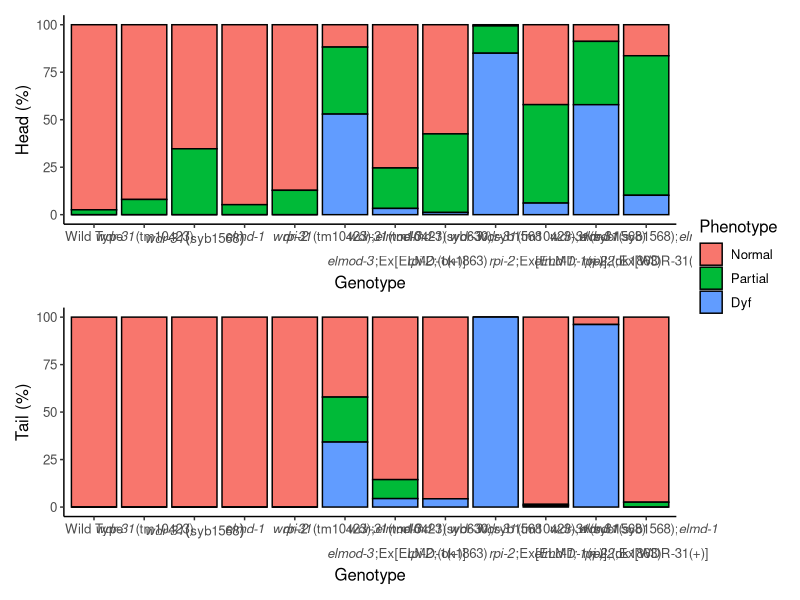
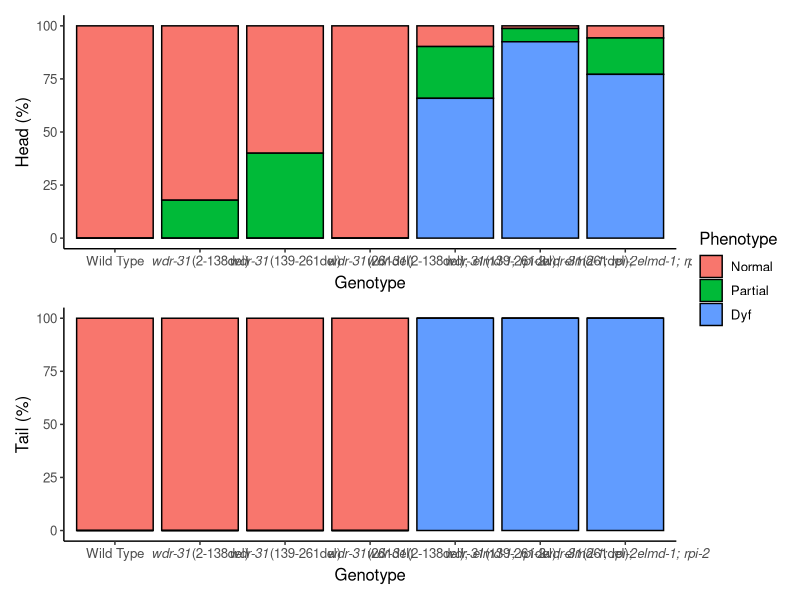

R code for these plots, in order:

library(readxl)
library(ggplot2)
library(patchwork)

dyf<-read_xlsx("./data/Dye_assay.xlsx")
dyf_2<-read_xlsx("./data/Dye_assay.xlsx", 2)
dyf1<-dyf[,c(1,4,5)]
dyf2<-dyf[,c(1,6,7)]
dyf3<-dyf[,c(1,2,3)]

colnames(dyf1)<-dyf1[1,]
colnames(dyf2)<-dyf2[1,]
colnames(dyf3)<-dyf3[1,]
colnames(dyf1)[1]<-"Genotype"
colnames(dyf2)[1]<-"Genotype"
colnames(dyf3)[1]<-"Genotype"

dyf1<-dyf1[-1,]
dyf2<-dyf2[-1,]
dyf3<-dyf3[-1,]

dyf3$Phenotype<-"Normal"
dyf1$Phenotype<-"Partial"
dyf2$Phenotype<-"Dyf"

dyf1$Head<-as.numeric(dyf1$Head)
dyf2$Head<-as.numeric(dyf2$Head)
dyf3$Head<-as.numeric(dyf3$Head)

dyf1$Tail<-as.numeric(dyf1$Tail)
dyf2$Tail<-as.numeric(dyf2$Tail)
dyf3$Tail<-as.numeric(dyf3$Tail)

dyf3$Head_p<-(dyf3$Head*100)/(dyf3$Head + dyf1$Head + dyf2$Head)
dyf1$Head_p<-(dyf1$Head*100)/(dyf3$Head + dyf1$Head + dyf2$Head)
dyf2$Head_p<-(dyf2$Head*100)/(dyf3$Head + dyf1$Head + dyf2$Head)

dyf3$Tail_p<-(dyf3$Tail*100)/(dyf3$Tail + dyf1$Tail + dyf2$Tail)
dyf1$Tail_p<-(dyf1$Tail*100)/(dyf3$Tail + dyf1$Tail + dyf2$Tail)
dyf2$Tail_p<-(dyf2$Tail*100)/(dyf3$Tail + dyf1$Tail + dyf2$Tail)

dyf_last<-rbind(dyf3, dyf1, dyf2)
dyf_last$Phenotype<-factor(dyf_last$Phenotype, levels = unique(dyf_last$Phenotype))
dyf_last$Genotype<-factor(dyf_last$Genotype, levels = c(dyf1$Genotype))


xsub0 <- ~ atop(paste(italic("wdr-31"),"(tm10423);",italic("elmod-3")))
xsub1 <- ~ atop(paste(italic("wdr-31"),"(tm10423)"), paste(italic("elmod-3"), ";Ex[ELMD-1(+)]"))
xsub2 <- ~ atop(paste(italic("elmd-1"),"(syb630)"), paste(italic("rpi-2"),";(ok1863)"))
xsub3 <- ~ atop(paste(italic("wdr-31"),"(tm10423)"), paste(italic("elmd-1; rpi-2")))
xsub4 <- ~ atop(paste(italic("wdr-31"),"(tm10423);",italic("elmd-1")), paste(italic("rpi-2"),";Ex[ELMD-1(+)]"))
xsub5 <- ~ atop(paste(italic("wdr-31"),"(syb1568)"), paste(italic("elmd-1; rpi-2"),";(ok1863)"))
xsub6 <- ~ atop(paste(italic("wdr-31"),"(syb1568);",italic("elmd-1")), paste(italic("rpi-2"),";Ex[WDR-31(+)]"))
xsub3 <- expression(paste(italic("wdr-31"),";syb1568"))


# Plot for head
dyf_head<-ggplot(data = dyf_last, aes(x = Genotype, y = Head_p, fill = Phenotype)) +
  geom_bar(stat = "identity", width = 0.9, color = "black") +
  scale_x_discrete("Genotype", labels = c(expression("Wild Type", 
                                                   paste(italic("wdr-31"),"(tm10423)",sep = "\n"),
                                                   italic("wdr-31")(syb1568),
                                                   italic("elmd-1"),
                                                   italic("rpi-2")),
                                          xsub0,xsub1,xsub2,xsub3,xsub4,xsub5,xsub6
                                          )) +
  scale_y_continuous("Head (%)") +
  theme(legend.text.align = 0, panel.background = element_rect(fill = "white"),
        axis.line = element_line(colour = "black"), text = element_text(size=12))


# Plot for tail
dyf_tail<-ggplot(data = dyf_last, aes(x = Genotype, y = Tail_p, fill = Phenotype)) +
  geom_bar(stat = "identity", width = 0.9, color = "black") +
  scale_x_discrete("Genotype", labels = c(expression("Wild Type", 
                                                     paste(italic("wdr-31"),"(tm10423)",sep = "\n"),
                                                     italic("wdr-31")(syb1568),
                                                     italic("elmd-1"),
                                                     italic("rpi-2")),
                                          xsub0,xsub1,xsub2,xsub3,xsub4,xsub5,xsub6
  )) +
  scale_y_continuous("Tail (%)") +
  theme(legend.text.align = 0, panel.background = element_rect(fill = "white"),
        axis.line = element_line(colour = "black"), text = element_text(size=12))

# Combine plots
combined <- dyf_head + dyf_tail & theme(legend.position = "right")
combined + plot_layout(ncol = 1, nrow = 2, guides = "collect")


# ****** Second Plot ******** #

dyf_21<-dyf_2[,c(1,4,5)]
dyf_22<-dyf_2[,c(1,6,7)]
dyf_23<-dyf_2[,c(1,2,3)]

colnames(dyf_21)<-dyf_21[1,]
colnames(dyf_22)<-dyf_22[1,]
colnames(dyf_23)<-dyf_23[1,]
colnames(dyf_21)[1]<-"Genotype"
colnames(dyf_22)[1]<-"Genotype"
colnames(dyf_23)[1]<-"Genotype"

dyf_21<-dyf_21[-1,]
dyf_22<-dyf_22[-1,]
dyf_23<-dyf_23[-1,]

dyf_23$Phenotype<-"Normal"
dyf_21$Phenotype<-"Partial"
dyf_22$Phenotype<-"Dyf"

dyf_21$Head<-as.numeric(dyf_21$Head)
dyf_22$Head<-as.numeric(dyf_22$Head)
dyf_23$Head<-as.numeric(dyf_23$Head)

dyf_21$Tail<-as.numeric(dyf_21$Tail)
dyf_22$Tail<-as.numeric(dyf_22$Tail)
dyf_23$Tail<-as.numeric(dyf_23$Tail)

dyf_23$Head_p<-(dyf_23$Head*100)/(dyf_23$Head + dyf_21$Head + dyf_22$Head)
dyf_21$Head_p<-(dyf_21$Head*100)/(dyf_23$Head + dyf_21$Head + dyf_22$Head)
dyf_22$Head_p<-(dyf_22$Head*100)/(dyf_23$Head + dyf_21$Head + dyf_22$Head)

dyf_23$Tail_p<-(dyf_23$Tail*100)/(dyf_23$Tail + dyf_21$Tail + dyf_22$Tail)
dyf_21$Tail_p<-(dyf_21$Tail*100)/(dyf_23$Tail + dyf_21$Tail + dyf_22$Tail)
dyf_22$Tail_p<-(dyf_22$Tail*100)/(dyf_23$Tail + dyf_21$Tail + dyf_22$Tail)

dyf2_last<-rbind(dyf_23, dyf_21, dyf_22)
dyf2_last$Phenotype<-factor(dyf2_last$Phenotype, levels = unique(dyf2_last$Phenotype))
dyf2_last$Genotype<-factor(dyf2_last$Genotype, levels = c(dyf_21$Genotype))



# Plot for head
dyf2_head<-ggplot(data = dyf2_last, aes(x = Genotype, y = Head_p, fill = Phenotype)) +
  geom_bar(stat = "identity", width = 0.9, color = "black") +
  scale_x_discrete("Genotype", labels = c(expression("Wild Type", 
                                                     paste(italic("wdr-31"),"(2-138del)"),
                                                     paste(italic("wdr-31"),"(139-261del)"),
                                                     paste(italic("wdr-31"),"(261del)"),
                                                     paste(italic("wdr-31"),"(2-138del); ", italic("elmd-1; rpi-2")),
                                                     paste(italic("wdr-31"),"(139-261del); ", italic("elmd-1; rpi-2")),
                                                     paste(italic("wdr-31"),"(261del); ", italic("elmd-1; rpi-2"))
  ))) +
  scale_y_continuous("Head (%)") +
  theme(legend.text.align = 0, panel.background = element_rect(fill = "white"),
        axis.line = element_line(colour = "black"), text = element_text(size=12))


# Plot for tail
dyf2_tail<-ggplot(data = dyf2_last, aes(x = Genotype, y = Tail_p, fill = Phenotype)) +
  geom_bar(stat = "identity", width = 0.9, color = "black") +
  scale_x_discrete("Genotype", labels = c(expression("Wild Type", 
                                                     paste(italic("wdr-31"),"(2-138del)"),
                                                     paste(italic("wdr-31"),"(139-261del)"),
                                                     paste(italic("wdr-31"),"(261del)"),
                                                     paste(italic("wdr-31"),"(2-138del); ", italic("elmd-1; rpi-2")),
                                                     paste(italic("wdr-31"),"(139-261del); ", italic("elmd-1; rpi-2")),
                                                     paste(italic("wdr-31"),"(261del); ", italic("elmd-1; rpi-2"))
  ))) +
  scale_y_continuous("Tail (%)") +
  theme(legend.text.align = 0, panel.background = element_rect(fill = "white"),
        axis.line = element_line(colour = "black"), text = element_text(size=12))

# Combine plots
combined2 <- dyf2_head + dyf2_tail & theme(legend.position = "right")
combined2 + plot_layout(ncol = 1, nrow = 2, guides = "collect")

